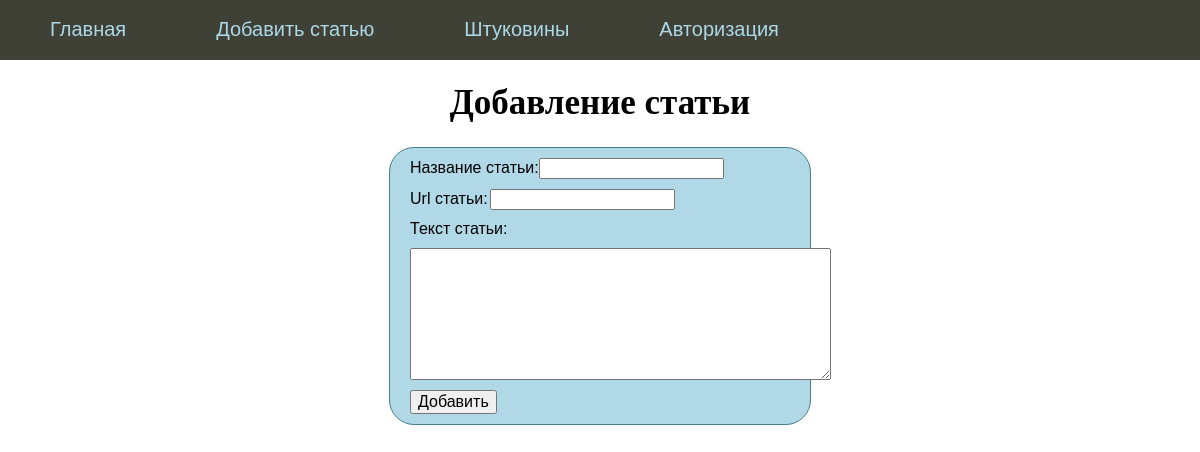
Page /add_post on the committed database.
### tables this page shows
CREATE TABLE "mainmenu" (
	"id"	INTEGER,
	"name"	TEXT NOT NULL,
	"url"	TEXT NOT NULL,
	PRIMARY KEY("id" AUTOINCREMENT)
);

### flsite.py (the view, shortened to what this page needs)
@app.route("/add_post", methods=["POST", "GET"])
def addPost():
    return render_template('add_post.html', menu=dbase.getMenu(), title="Добавление статьи")

### FDataBase.py (called while the page is built)
    def getMenu(self):
        sql = '''SELECT * FROM mainmenu'''
        try:
            self.__cur.execute("SELECT * FROM mainmenu")
            res = self.__cur.fetchall()
            return list(map(lambda row: dict(row), res))
        except Exception as e:
            print(f"Ошибка чтения из БД: {e}")
        return []

### flsite.py (called while the page is built)
def connect_db():
    conn = sqlite3.connect(app.config['DATABASE'])
    conn.row_factory = sqlite3.Row  # строчка, чтобы данные записывались в виде словарей, а не кортежей
    return conn

def get_db():
    if not hasattr(g, 'link_db'):  # Проверяем, есть ли такое свойство у глобальной переменной контекста запроса
        g.link_db = connect_db()
    return g.link_db

@app.before_request
def before_request():
    global dbase
    db = get_db()
    dbase = FDataBase(db)

### templates/add_post.html (shortened to what this page needs)
{% extends 'base.html' %}
{% block content %}
    {{ super() }}
    <form action={{ url_for('addPost') }} method="post" class="form-contact">
    <p><label>Название статьи:</label><input type="text" name="post_title" value="" required/>
    <p><label>Url статьи:</label><input type="text" name="post_url" value="" required/>
    <p><label>Текст статьи:</label>
    <p><textarea name="post_text" rows="7" cols="40"></textarea>
    <p><input type="submit" value="Добавить"/>
    </form>
{% endblock %}

### templates/base.html (shortened to what this page needs)
<html>
<head>
 <link type="text/css" href="{{ url_for('static', filename='css/styles.css') }}" rel="stylesheet">
</head>
<body>
{% block content %}
     {% block mainmenu %}
         <ul class="mainmenu">
             {% for m in menu %}
                 <li><a href="{{ m.url }}">{{ m.name }}</a></li>
             {% endfor %}
         </ul>
     {% endblock mainmenu %}
     <div class="content">
     {% if title %}
         <h1>{{ title }}</h1>
     {% else %}
         <h1>Ксюшин сайт</h1>
     {% endif %}
     </div>
{% endblock content%}
 </body>
</html>

### static/css/styles.css (style rules this page uses)
html, body { font-family: 'Arial', serif; margin: 0; padding: 0; height: 100%; width: 100%; }
h1 { text-align: center; font-size: 35px; margin: 0, 0, 15px, 0; font-family: 'Georgia', serif; }
a { color: #0059b2; text-decoration: none; }
ul.mainmenu { list-style: none; background: #3F4137; height: 60px; margin: 0; padding: 0; color: #fdc073; font-size: 20px; overflow: hidden; }
ul.mainmenu li { float: left; margin: 18px 40px 0 50px; }
ul.mainmenu li a { color: lightblue; text-decoration: none; }
div.content { margin: 10px; }
.form-contact { border: 1px solid #498182; background: #b0d8e7; width: 380px; padding: 0 20px; margin: 20px auto; border-radius: 25px; }
.form-contact label { display: inline-block; min-width: 80px; }
.form-contact p { margin: 10px 0 10px 0; }
.form-contact input[type=submit], textarea { font-size: 16px; }

### rows in the picture
mainmenu: name "Главная"
mainmenu: name "Добавить статью"
mainmenu: name "Штуковины"
mainmenu: name "Авторизация"

### other values in the picture
{{ title }} "Добавление статьи"
